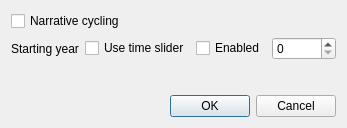
<?xml version="1.0" encoding="UTF-8"?>
<ui version="4.0">
 <class>OtherSettingsDialog</class>
 <widget class="QDialog" name="OtherSettingsDialog">
  <property name="geometry">
   <rect>
    <x>0</x>
    <y>0</y>
    <width>347</width>
    <height>128</height>
   </rect>
  </property>
  <property name="windowTitle">
   <string>Dialog</string>
  </property>
  <layout class="QVBoxLayout" name="verticalLayout">
   <item>
    <widget class="QCheckBox" name="narrative_cycling_checkbox">
     <property name="toolTip">
      <string>Starts the next narrative after the current narrative finishes. Loops indefinitely.</string>
     </property>
     <property name="text">
      <string>Narrative cycling</string>
     </property>
    </widget>
   </item>
   <item>
    <layout class="QHBoxLayout" name="horizontalLayout">
     <item>
      <widget class="QLabel" name="year_label">
       <property name="text">
        <string>Starting year</string>
       </property>
      </widget>
     </item>
     <item>
      <widget class="QCheckBox" name="year_use_slider">
       <property name="text">
        <string>Use time slider</string>
       </property>
      </widget>
     </item>
     <item>
      <widget class="QCheckBox" name="year_enabled">
       <property name="text">
        <string>Enabled</string>
       </property>
      </widget>
     </item>
     <item>
      <widget class="QSpinBox" name="year_spinbox"/>
     </item>
    </layout>
   </item>
   <item>
    <spacer name="verticalSpacer">
     <property name="orientation">
      <enum>Qt::Vertical</enum>
     </property>
     <property name="sizeHint" stdset="0">
      <size>
       <width>20</width>
       <height>27</height>
      </size>
     </property>
    </spacer>
   </item>
   <item>
    <widget class="QDialogButtonBox" name="button_box">
     <property name="orientation">
      <enum>Qt::Horizontal</enum>
     </property>
     <property name="standardButtons">
      <set>QDialogButtonBox::Cancel|QDialogButtonBox::Ok</set>
     </property>
    </widget>
   </item>
  </layout>
 </widget>
 <resources/>
 <connections>
  <connection>
   <sender>button_box</sender>
   <signal>accepted()</signal>
   <receiver>OtherSettingsDialog</receiver>
   <slot>accept()</slot>
   <hints>
    <hint type="sourcelabel">
     <x>248</x>
     <y>254</y>
    </hint>
    <hint type="destinationlabel">
     <x>157</x>
     <y>274</y>
    </hint>
   </hints>
  </connection>
  <connection>
   <sender>button_box</sender>
   <signal>rejected()</signal>
   <receiver>OtherSettingsDialog</receiver>
   <slot>reject()</slot>
   <hints>
    <hint type="sourcelabel">
     <x>316</x>
     <y>260</y>
    </hint>
    <hint type="destinationlabel">
     <x>286</x>
     <y>274</y>
    </hint>
   </hints>
  </connection>
 </connections>
</ui>
